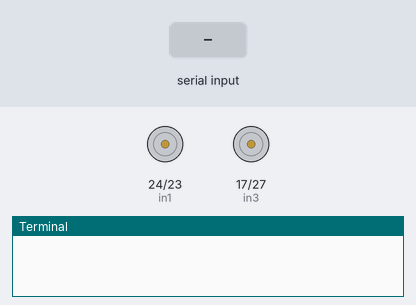
Bench run of a program on a simulated Raspberry Pi (BCM pin numbers). Shown: motor-driver pin pairs drawn as motors (green arrow = first pin HIGH = forward, orange = second pin HIGH = backward, longer = more drive, scaled by the enable pin), the last lines printed to the terminal. Inputs (shaded band) come from the test bench.

Above: at 1.2 s.
1.3 s: "r" typed at the terminal, then Enter
At 2.5 s:
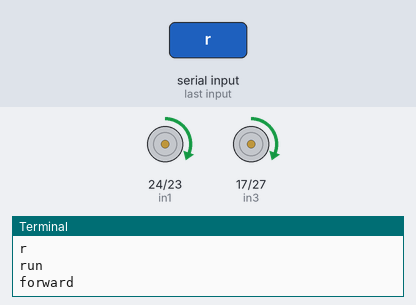
2.8 s: "a" typed at the terminal, then Enter
At 3.7 s:
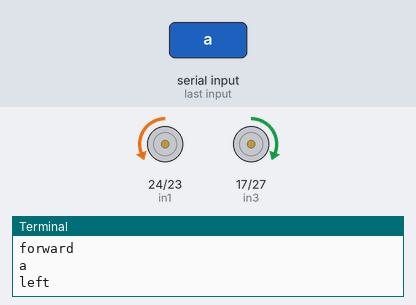
4.3 s: "s" typed at the terminal, then Enter
At 4.8 s:
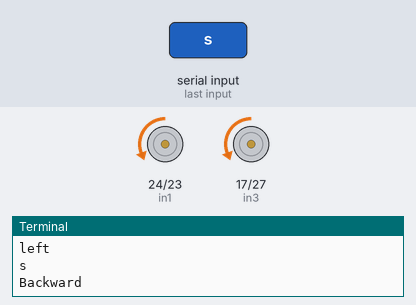
5.8 s: "d" typed at the terminal, then Enter
At 7.0 s:
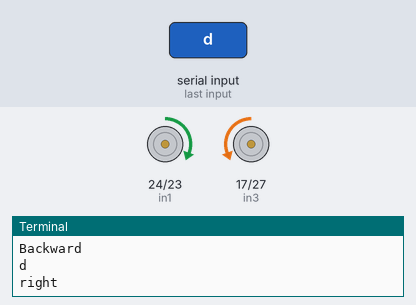
7.3 s: "m" typed at the terminal, then Enter
At 8.3 s:
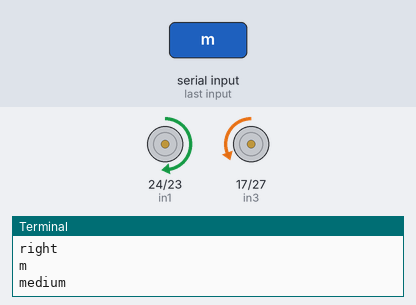
8.8 s: "p" typed at the terminal, then Enter
At 9.4 s:
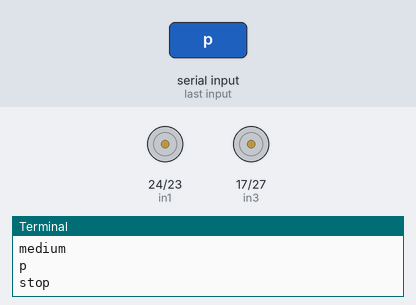
Timing chart, 0 to 11.3 s (numbered marks = the images above; inputs shaded):
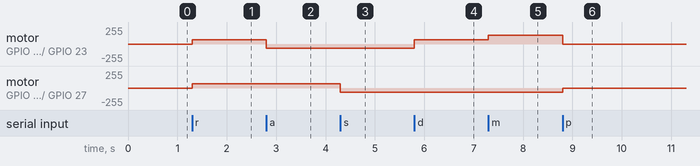

The program:

Radon.py
```python
import RPi.GPIO as GPIO
from time import sleep

in1 = 24
in2 = 23
en = 25
enb = 22
in3 = 17
in4 = 27
temp1=1

GPIO.setmode(GPIO.BCM)
GPIO.setup(in1,GPIO.OUT)
GPIO.setup(in2,GPIO.OUT)
GPIO.setup(en,GPIO.OUT)
GPIO.setup(enb,GPIO.OUT)
GPIO.setup(in3,GPIO.OUT)
GPIO.setup(in4,GPIO.OUT)
GPIO.output(in1,GPIO.LOW)
GPIO.output(in2,GPIO.LOW)
GPIO.output(in3,GPIO.LOW)
GPIO.output(in4,GPIO.LOW)
p=GPIO.PWM(en,1000)
q=GPIO.PWM(enb,1000)

p.start(25)
q.start(25)
print("\n")
print("The default speed & direction of motor is LOW & Forward.....")
print("r-run p-stop w-forward s-backward a-left d-right l-low m-medium h-high e-exit")
print("\n")

while(1):

    x = input()

    if x=='r':
        print("run")
        if(temp1==1):
         GPIO.output(in1,GPIO.HIGH)
         GPIO.output(in2,GPIO.LOW)
         GPIO.output(in3,GPIO.HIGH)
         GPIO.output(in4,GPIO.LOW)
         print("forward")
         x='z'
        else:
         GPIO.output(in1,GPIO.LOW)
         GPIO.output(in2,GPIO.HIGH)
         GPIO.output(in3,GPIO.LOW)
         GPIO.output(in4,GPIO.HIGH)
         print("backward")
         x='z'


    elif x=='p':
        print("stop")
        GPIO.output(in1,GPIO.LOW)
        GPIO.output(in2,GPIO.LOW)
        GPIO.output(in3,GPIO.LOW)
        GPIO.output(in4,GPIO.LOW)
        x='z'

    elif x=='a':
        print("left")
        GPIO.output(in1,GPIO.LOW)
        GPIO.output(in2,GPIO.HIGH)
        temp1=1
        x='z'

    elif x=='d':
        print("right")
        GPIO.output(in1,GPIO.HIGH)
        GPIO.output(in2,GPIO.LOW)
        temp1=0
        x='z'

    elif x=='w':
        print("Forward")
        GPIO.output(in3,GPIO.HIGH)
        GPIO.output(in4,GPIO.LOW)
        temp1=0
        x='z'

    elif x=='s':
        print("Backward")
        GPIO.output(in3,GPIO.LOW)
        GPIO.output(in4,GPIO.HIGH)
        temp1=0
        x='z'

    elif x=='l':
        print("low")
        p.ChangeDutyCycle(25)
        x='z'

    elif x=='m':
        print("medium")
        p.ChangeDutyCycle(50)
        x='z'

    elif x=='h':
        print("high")
        p.ChangeDutyCycle(75)
        x='z'


    elif x=='e':
        GPIO.cleanup()
        print("GPIO Clean up")
        break

    else:
        print("<<<  wrong data  >>>")
        print("please enter the defined data to continue.....")
```

Measured:
- after the input at 1.3 s, motor on GPIO 24 (in1) / GPIO 23 (in2), motor on GPIO 17 (in3) / GPIO 27 (in4): stopped → forward 64/255 at once
- after the input at 2.8 s, motor on GPIO 24 (in1) / GPIO 23 (in2): forward 64/255 → backward 64/255 at once
- after the input at 4.3 s, motor on GPIO 17 (in3) / GPIO 27 (in4): forward 64/255 → backward 64/255 at once
- after the input at 5.8 s, motor on GPIO 24 (in1) / GPIO 23 (in2): backward 64/255 → forward 64/255 at once
- after the input at 7.3 s, motor on GPIO 24 (in1) / GPIO 23 (in2): forward 64/255 → forward 128/255 at once
- after the input at 8.8 s, motor on GPIO 24 (in1) / GPIO 23 (in2): forward 128/255 → stopped at once; motor on GPIO 17 (in3) / GPIO 27 (in4): backward 64/255 → stopped at once
